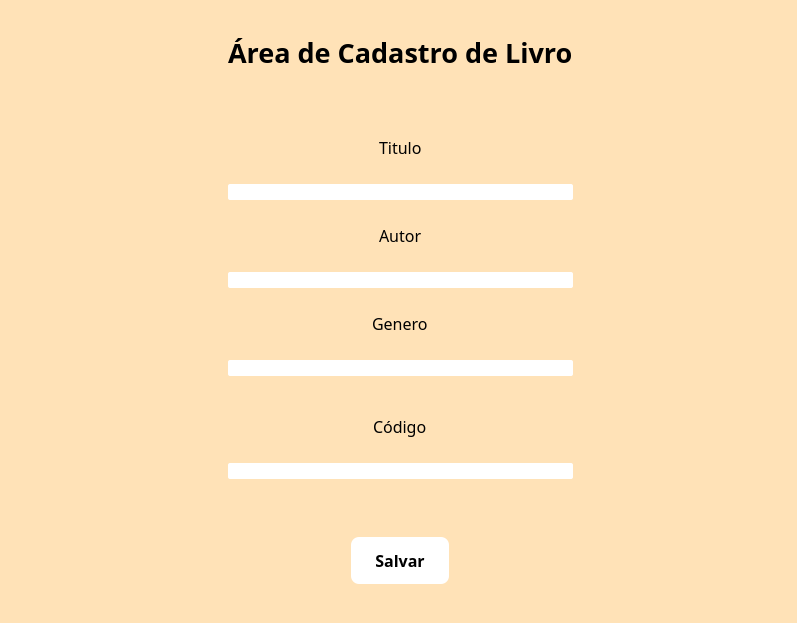
<?xml version="1.0" encoding="UTF-8"?>
<ui version="4.0">
 <class>MainWindow</class>
 <widget class="QMainWindow" name="MainWindow">
  <property name="geometry">
   <rect>
    <x>0</x>
    <y>0</y>
    <width>797</width>
    <height>623</height>
   </rect>
  </property>
  <property name="windowTitle">
   <string>MainWindow</string>
  </property>
  <widget class="QWidget" name="centralwidget">
   <property name="styleSheet">
    <string notr="true">background-color: rgb(255, 226, 183);</string>
   </property>
   <widget class="QWidget" name="verticalLayoutWidget">
    <property name="geometry">
     <rect>
      <x>0</x>
      <y>0</y>
      <width>801</width>
      <height>621</height>
     </rect>
    </property>
    <layout class="QVBoxLayout" name="verticalLayout">
     <item>
      <spacer name="verticalSpacer_2">
       <property name="orientation">
        <enum>Qt::Vertical</enum>
       </property>
       <property name="sizeHint" stdset="0">
        <size>
         <width>20</width>
         <height>40</height>
        </size>
       </property>
      </spacer>
     </item>
     <item>
      <layout class="QHBoxLayout" name="horizontalLayout">
       <item>
        <spacer name="horizontalSpacer">
         <property name="orientation">
          <enum>Qt::Horizontal</enum>
         </property>
         <property name="sizeHint" stdset="0">
          <size>
           <width>40</width>
           <height>20</height>
          </size>
         </property>
        </spacer>
       </item>
       <item>
        <layout class="QVBoxLayout" name="verticalLayout_6">
         <property name="spacing">
          <number>0</number>
         </property>
         <property name="sizeConstraint">
          <enum>QLayout::SetDefaultConstraint</enum>
         </property>
         <property name="leftMargin">
          <number>0</number>
         </property>
         <property name="topMargin">
          <number>0</number>
         </property>
         <item alignment="Qt::AlignHCenter">
          <widget class="QLabel" name="label_16">
           <property name="maximumSize">
            <size>
             <width>16777214</width>
             <height>30</height>
            </size>
           </property>
           <property name="font">
            <font>
             <family>Bonello,regular</family>
             <pointsize>20</pointsize>
             <weight>75</weight>
             <bold>true</bold>
            </font>
           </property>
           <property name="styleSheet">
            <string notr="true">  font-family: 'Bonello', regular;
  font-weight: bold;
  letter-spacing: .2rem;</string>
           </property>
           <property name="inputMethodHints">
            <set>Qt::ImhNone</set>
           </property>
           <property name="text">
            <string>Área de Cadastro de Livro</string>
           </property>
           <property name="scaledContents">
            <bool>false</bool>
           </property>
           <property name="wordWrap">
            <bool>false</bool>
           </property>
          </widget>
         </item>
         <item>
          <spacer name="verticalSpacer_3">
           <property name="orientation">
            <enum>Qt::Vertical</enum>
           </property>
           <property name="sizeHint" stdset="0">
            <size>
             <width>15</width>
             <height>70</height>
            </size>
           </property>
          </spacer>
         </item>
         <item alignment="Qt::AlignHCenter">
          <widget class="QLabel" name="label_17">
           <property name="maximumSize">
            <size>
             <width>16777215</width>
             <height>25</height>
            </size>
           </property>
           <property name="font">
            <font>
             <family>Bonello,regular</family>
             <pointsize>-1</pointsize>
            </font>
           </property>
           <property name="styleSheet">
            <string notr="true">  font-family: 'Bonello', regular;
  font-size: 16px;</string>
           </property>
           <property name="text">
            <string>Titulo</string>
           </property>
          </widget>
         </item>
         <item>
          <spacer name="verticalSpacer_4">
           <property name="orientation">
            <enum>Qt::Vertical</enum>
           </property>
           <property name="sizeHint" stdset="0">
            <size>
             <width>20</width>
             <height>25</height>
            </size>
           </property>
          </spacer>
         </item>
         <item>
          <widget class="QLineEdit" name="lineEdit">
           <property name="styleSheet">
            <string notr="true">background-color:white;
border-radius: 2px;
border: none;</string>
           </property>
          </widget>
         </item>
         <item>
          <spacer name="verticalSpacer_5">
           <property name="orientation">
            <enum>Qt::Vertical</enum>
           </property>
           <property name="sizeHint" stdset="0">
            <size>
             <width>20</width>
             <height>25</height>
            </size>
           </property>
          </spacer>
         </item>
         <item alignment="Qt::AlignHCenter">
          <widget class="QLabel" name="label_18">
           <property name="maximumSize">
            <size>
             <width>16777215</width>
             <height>25</height>
            </size>
           </property>
           <property name="font">
            <font>
             <family>Bonello,regular</family>
             <pointsize>-1</pointsize>
            </font>
           </property>
           <property name="styleSheet">
            <string notr="true">  font-family: 'Bonello', regular;
  font-size: 16px;</string>
           </property>
           <property name="text">
            <string>Autor</string>
           </property>
          </widget>
         </item>
         <item>
          <spacer name="verticalSpacer_6">
           <property name="orientation">
            <enum>Qt::Vertical</enum>
           </property>
           <property name="sizeHint" stdset="0">
            <size>
             <width>20</width>
             <height>25</height>
            </size>
           </property>
          </spacer>
         </item>
         <item>
          <widget class="QLineEdit" name="lineEdit_2">
           <property name="styleSheet">
            <string notr="true">background-color:white;
border-radius: 2px;
border: none;</string>
           </property>
          </widget>
         </item>
         <item>
          <spacer name="verticalSpacer_7">
           <property name="orientation">
            <enum>Qt::Vertical</enum>
           </property>
           <property name="sizeHint" stdset="0">
            <size>
             <width>20</width>
             <height>25</height>
            </size>
           </property>
          </spacer>
         </item>
         <item alignment="Qt::AlignHCenter">
          <widget class="QLabel" name="label_19">
           <property name="maximumSize">
            <size>
             <width>16777215</width>
             <height>25</height>
            </size>
           </property>
           <property name="font">
            <font>
             <family>Bonello,regular</family>
             <pointsize>-1</pointsize>
            </font>
           </property>
           <property name="styleSheet">
            <string notr="true">  font-family: 'Bonello', regular;
  font-size: 16px;</string>
           </property>
           <property name="text">
            <string>Genero</string>
           </property>
          </widget>
         </item>
         <item>
          <spacer name="verticalSpacer_8">
           <property name="orientation">
            <enum>Qt::Vertical</enum>
           </property>
           <property name="sizeHint" stdset="0">
            <size>
             <width>20</width>
             <height>25</height>
            </size>
           </property>
          </spacer>
         </item>
         <item>
          <widget class="QLineEdit" name="lineEdit_3">
           <property name="styleSheet">
            <string notr="true">background-color:white;
border-radius: 2px;
border: none;</string>
           </property>
          </widget>
         </item>
         <item>
          <spacer name="verticalSpacer_9">
           <property name="orientation">
            <enum>Qt::Vertical</enum>
           </property>
           <property name="sizeHint" stdset="0">
            <size>
             <width>20</width>
             <height>40</height>
            </size>
           </property>
          </spacer>
         </item>
         <item alignment="Qt::AlignHCenter">
          <widget class="QLabel" name="label_20">
           <property name="maximumSize">
            <size>
             <width>16777215</width>
             <height>25</height>
            </size>
           </property>
           <property name="font">
            <font>
             <family>Bonello,regular</family>
             <pointsize>-1</pointsize>
            </font>
           </property>
           <property name="styleSheet">
            <string notr="true">  font-family: 'Bonello', regular;
  font-size: 16px;</string>
           </property>
           <property name="frameShadow">
            <enum>QFrame::Plain</enum>
           </property>
           <property name="lineWidth">
            <number>1</number>
           </property>
           <property name="text">
            <string>Código</string>
           </property>
           <property name="textFormat">
            <enum>Qt::AutoText</enum>
           </property>
           <property name="scaledContents">
            <bool>false</bool>
           </property>
           <property name="alignment">
            <set>Qt::AlignLeading|Qt::AlignLeft|Qt::AlignVCenter</set>
           </property>
           <property name="indent">
            <number>-1</number>
           </property>
          </widget>
         </item>
         <item>
          <spacer name="verticalSpacer_10">
           <property name="orientation">
            <enum>Qt::Vertical</enum>
           </property>
           <property name="sizeHint" stdset="0">
            <size>
             <width>20</width>
             <height>25</height>
            </size>
           </property>
          </spacer>
         </item>
         <item>
          <widget class="QLineEdit" name="lineEdit_4">
           <property name="styleSheet">
            <string notr="true">background-color:white;
border-radius: 2px;
border: none;</string>
           </property>
          </widget>
         </item>
        </layout>
       </item>
       <item>
        <spacer name="horizontalSpacer_2">
         <property name="orientation">
          <enum>Qt::Horizontal</enum>
         </property>
         <property name="sizeHint" stdset="0">
          <size>
           <width>40</width>
           <height>20</height>
          </size>
         </property>
        </spacer>
       </item>
      </layout>
     </item>
     <item>
      <spacer name="verticalSpacer_11">
       <property name="orientation">
        <enum>Qt::Vertical</enum>
       </property>
       <property name="sizeHint" stdset="0">
        <size>
         <width>20</width>
         <height>55</height>
        </size>
       </property>
      </spacer>
     </item>
     <item alignment="Qt::AlignHCenter">
      <widget class="QPushButton" name="button">
       <property name="font">
        <font>
         <family>Betty,regular</family>
         <pointsize>-1</pointsize>
         <weight>75</weight>
         <bold>true</bold>
        </font>
       </property>
       <property name="styleSheet">
        <string notr="true">  background:white;
letter-spacing: .2rem;
  color: black; /* Texto branco */
  font-family: 'Betty', regular;
  font-size: 16px;
  font-weight: bold;
  padding: 12px 24px; /* Tamanho do botão */
  border: none; /* Remove bordas padrão */

  border-radius: 8px; /* Bordas arredondadas */
  cursor: pointer; /* Cursor de ponteiro ao passar o mouse */
  box-shadow: 0 4px 6px rgba(0, 0, 0, 0.1); /* Sombra suave */
  transition: all 0.3s ease-in-out; /* Animação suave */</string>
       </property>
       <property name="text">
        <string>Salvar</string>
       </property>
      </widget>
     </item>
     <item>
      <spacer name="verticalSpacer">
       <property name="orientation">
        <enum>Qt::Vertical</enum>
       </property>
       <property name="sizeHint" stdset="0">
        <size>
         <width>20</width>
         <height>40</height>
        </size>
       </property>
      </spacer>
     </item>
    </layout>
   </widget>
  </widget>
 </widget>
 <resources/>
 <connections/>
</ui>
